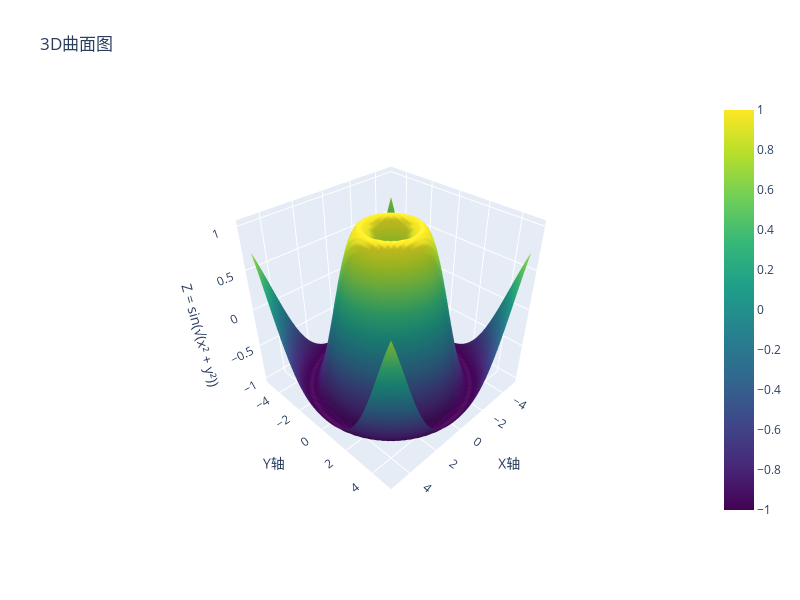

The notebook cell this image was saved under:
### Code cell
# 创建3D数据
x = np.linspace(-5, 5, 50)
y = np.linspace(-5, 5, 50)
X, Y = np.meshgrid(x, y)
Z = np.sin(np.sqrt(X**2 + Y**2))

# 创建3D曲面图
fig = go.Figure(data=[go.Surface(z=Z, x=X, y=Y, colorscale='Viridis')])

fig.update_layout(
    title='3D曲面图',
    scene=dict(
        xaxis_title='X轴',
        yaxis_title='Y轴',
        zaxis_title='Z = sin(√(x² + y²))',
        camera=dict(
            eye=dict(x=1.5, y=1.5, z=1.5)  # 视角
        )
    ),
    width=800,
    height=600
)

fig.show()

### Figure 1 — Plotly figure (JSON) as saved in the notebook; plotly's stock layout.template omitted (floating-point values rounded to 4 significant figures; data arrays with more than 128 entries replaced by an {"elided": "..."} marker saying what was removed)
{"data": [{"colorscale": [[0, "#440154"], [0.1111, "#482878"], [0.2222, "#3e4989"], [0.3333, "#31688e"], [0.4444, "#26828e"], [0.5556, "#1f9e89"], [0.6667, "#35b779"], [0.7778, "#6ece58"], [0.8889, "#b5de2b"], [1, "#fde725"]], "type": "surface", "x": {"elided": "50x50 float values"}, "y": {"elided": "50x50 float values"}, "z": {"elided": "50x50 float values"}}], "layout": {"height": 600, "scene": {"camera": {"eye": {"x": 1.5, "y": 1.5, "z": 1.5}}, "xaxis": {"title": {"text": "X轴"}}, "yaxis": {"title": {"text": "Y轴"}}, "zaxis": {"title": {"text": "Z = sin(√(x² + y²))"}}}, "title": {"text": "3D曲面图"}, "width": 800}}
